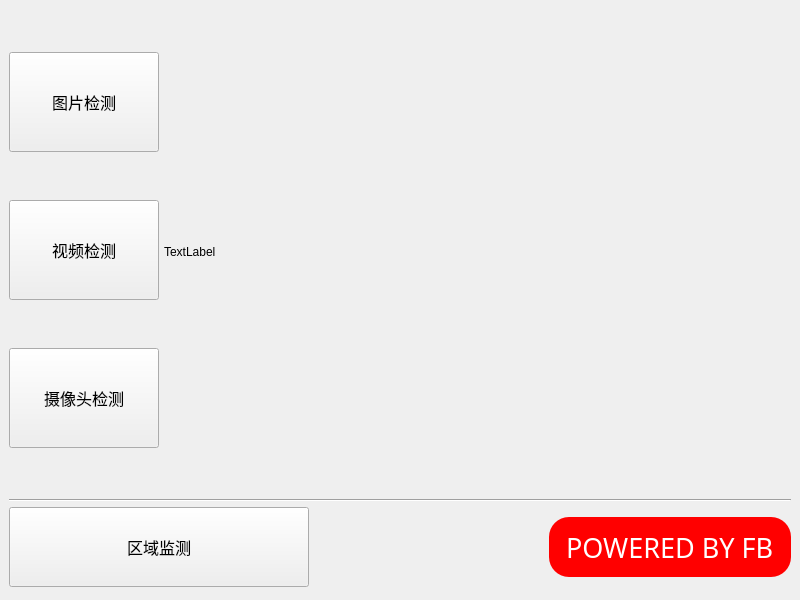
<?xml version="1.0" encoding="UTF-8"?>
<ui version="4.0">
 <class>MainWindow</class>
 <widget class="QMainWindow" name="MainWindow">
  <property name="geometry">
   <rect>
    <x>0</x>
    <y>0</y>
    <width>800</width>
    <height>600</height>
   </rect>
  </property>
  <property name="windowTitle">
   <string>基于PyQt5的区域监测</string>
  </property>
  <widget class="QWidget" name="centralwidget">
   <layout class="QHBoxLayout" name="horizontalLayout_5" stretch="7">
    <property name="spacing">
     <number>5</number>
    </property>
    <property name="bottomMargin">
     <number>13</number>
    </property>
    <item>
     <layout class="QVBoxLayout" name="verticalLayout_2" stretch="0,0,0">
      <item>
       <layout class="QHBoxLayout" name="horizontalLayout_4" stretch="1,9">
        <item>
         <layout class="QHBoxLayout" name="horizontalLayout_2">
          <item>
           <layout class="QVBoxLayout" name="verticalLayout" stretch="0,0,0">
            <item>
             <widget class="QPushButton" name="pushButton_img">
              <property name="sizePolicy">
               <sizepolicy hsizetype="Minimum" vsizetype="Fixed">
                <horstretch>0</horstretch>
                <verstretch>0</verstretch>
               </sizepolicy>
              </property>
              <property name="minimumSize">
               <size>
                <width>150</width>
                <height>100</height>
               </size>
              </property>
              <property name="maximumSize">
               <size>
                <width>150</width>
                <height>100</height>
               </size>
              </property>
              <property name="font">
               <font>
                <family>Agency FB</family>
                <pointsize>12</pointsize>
               </font>
              </property>
              <property name="text">
               <string>图片检测</string>
              </property>
             </widget>
            </item>
            <item>
             <widget class="QPushButton" name="pushButton_video">
              <property name="sizePolicy">
               <sizepolicy hsizetype="Minimum" vsizetype="Fixed">
                <horstretch>0</horstretch>
                <verstretch>0</verstretch>
               </sizepolicy>
              </property>
              <property name="minimumSize">
               <size>
                <width>150</width>
                <height>100</height>
               </size>
              </property>
              <property name="maximumSize">
               <size>
                <width>150</width>
                <height>100</height>
               </size>
              </property>
              <property name="font">
               <font>
                <family>Agency FB</family>
                <pointsize>12</pointsize>
               </font>
              </property>
              <property name="text">
               <string>视频检测</string>
              </property>
             </widget>
            </item>
            <item>
             <widget class="QPushButton" name="pushButton_camera">
              <property name="sizePolicy">
               <sizepolicy hsizetype="Minimum" vsizetype="Fixed">
                <horstretch>0</horstretch>
                <verstretch>0</verstretch>
               </sizepolicy>
              </property>
              <property name="minimumSize">
               <size>
                <width>150</width>
                <height>100</height>
               </size>
              </property>
              <property name="maximumSize">
               <size>
                <width>150</width>
                <height>100</height>
               </size>
              </property>
              <property name="font">
               <font>
                <family>Agency FB</family>
                <pointsize>12</pointsize>
               </font>
              </property>
              <property name="text">
               <string>摄像头检测</string>
              </property>
             </widget>
            </item>
           </layout>
          </item>
         </layout>
        </item>
        <item>
         <widget class="QLabel" name="label">
          <property name="text">
           <string>TextLabel</string>
          </property>
         </widget>
        </item>
       </layout>
      </item>
      <item>
       <widget class="Line" name="line">
        <property name="orientation">
         <enum>Qt::Horizontal</enum>
        </property>
       </widget>
      </item>
      <item>
       <layout class="QHBoxLayout" name="horizontalLayout_3">
        <item>
         <widget class="QPushButton" name="pushButton_ROI">
          <property name="enabled">
           <bool>true</bool>
          </property>
          <property name="sizePolicy">
           <sizepolicy hsizetype="Minimum" vsizetype="Preferred">
            <horstretch>0</horstretch>
            <verstretch>0</verstretch>
           </sizepolicy>
          </property>
          <property name="minimumSize">
           <size>
            <width>300</width>
            <height>80</height>
           </size>
          </property>
          <property name="maximumSize">
           <size>
            <width>300</width>
            <height>100</height>
           </size>
          </property>
          <property name="font">
           <font>
            <family>Agency FB</family>
            <pointsize>12</pointsize>
           </font>
          </property>
          <property name="text">
           <string>区域监测</string>
          </property>
         </widget>
        </item>
        <item>
         <spacer name="horizontalSpacer">
          <property name="orientation">
           <enum>Qt::Horizontal</enum>
          </property>
          <property name="sizeHint" stdset="0">
           <size>
            <width>40</width>
            <height>20</height>
           </size>
          </property>
         </spacer>
        </item>
        <item>
         <widget class="QLabel" name="powerLabel">
          <property name="sizePolicy">
           <sizepolicy hsizetype="Preferred" vsizetype="Preferred">
            <horstretch>0</horstretch>
            <verstretch>0</verstretch>
           </sizepolicy>
          </property>
          <property name="maximumSize">
           <size>
            <width>300</width>
            <height>60</height>
           </size>
          </property>
          <property name="font">
           <font>
            <family>BRUX</family>
            <pointsize>20</pointsize>
            <weight>50</weight>
            <bold>false</bold>
           </font>
          </property>
          <property name="styleSheet">
           <string notr="true">background-color: rgb(255, 0, 0);
color: rgb(255, 255, 255);
padding:10px;
border-radius:20%;
line-height: 10px;
text-align: center;</string>
          </property>
          <property name="text">
           <string>POWERED BY FB</string>
          </property>
         </widget>
        </item>
       </layout>
      </item>
     </layout>
    </item>
   </layout>
  </widget>
  <widget class="QMenuBar" name="menubar">
   <property name="geometry">
    <rect>
     <x>0</x>
     <y>0</y>
     <width>800</width>
     <height>26</height>
    </rect>
   </property>
  </widget>
 </widget>
 <resources/>
 <connections/>
</ui>
